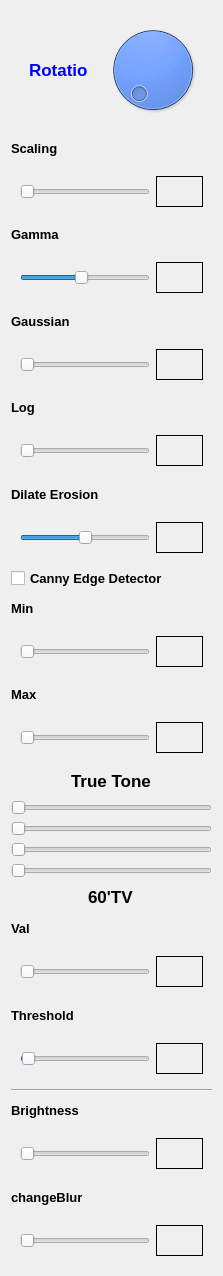
    <widget class="QWidget" name="scrollAreaWidgetContents">
     <property name="geometry">
      <rect>
       <x>0</x>
       <y>-577</y>
       <width>223</width>
       <height>1276</height>
      </rect>
     </property>
     <layout class="QVBoxLayout" name="verticalLayout">
      <item>
       <widget class="QWidget" name="widget" native="true">
        <layout class="QHBoxLayout" name="horizontalLayout">
         <item alignment="Qt::AlignHCenter">
          <widget class="QLabel" name="label_rotatio">
           <property name="font">
            <font>
             <family>MS Sans Serif</family>
             <pointsize>13</pointsize>
             <weight>75</weight>
             <italic>false</italic>
             <bold>true</bold>
             <underline>false</underline>
            </font>
           </property>
           <property name="styleSheet">
            <string notr="true">color: blue;</string>
           </property>
           <property name="text">
            <string>Rotatio</string>
           </property>
          </widget>
         </item>
         <item>
          <widget class="QDial" name="dial_rotatio">
           <property name="styleSheet">
            <string notr="true">background-color:rgb(82, 137, 255)</string>
           </property>
          </widget>
         </item>
        </layout>
       </widget>
      </item>
      <item>
       <widget class="QLabel" name="label_scaling">
        <property name="font">
         <font>
          <family>MS Sans Serif</family>
          <pointsize>10</pointsize>
          <weight>75</weight>
          <italic>false</italic>
          <bold>true</bold>
          <underline>false</underline>
         </font>
        </property>
        <property name="text">
         <string>Scaling</string>
        </property>
       </widget>
      </item>
      <item>
       <widget class="QWidget" name="widget_2" native="true">
        <property name="styleSheet">
         <string notr="true"/>
        </property>
        <layout class="QHBoxLayout" name="horizontalLayout_2">
         <item>
          <widget class="QSlider" name="slider_scaling">
           <property name="minimum">
            <number>1</number>
           </property>
           <property name="maximum">
            <number>9</number>
           </property>
           <property name="singleStep">
            <number>1</number>
           </property>
           <property name="value">
            <number>1</number>
           </property>
           <property name="orientation">
            <enum>Qt::Horizontal</enum>
           </property>
          </widget>
         </item>
         <item>
          <widget class="QLabel" name="value_scaling">
           <property name="styleSheet">
            <string notr="true">min-width:45px;
min-height:29px;</string>
           </property>
           <property name="frameShape">
            <enum>QFrame::Box</enum>
           </property>
           <property name="text">
            <string/>
           </property>
           <property name="alignment">
            <set>Qt::AlignCenter</set>
           </property>
          </widget>
         </item>
        </layout>
       </widget>
      </item>
      <item>
       <widget class="QLabel" name="label_gamma">
        <property name="font">
         <font>
          <family>MS Sans Serif</family>
          <pointsize>10</pointsize>
          <weight>75</weight>
          <italic>false</italic>
          <bold>true</bold>
          <underline>false</underline>
         </font>
        </property>
        <property name="text">
         <string>Gamma</string>
        </property>
       </widget>
      </item>
      <item>
       <widget class="QWidget" name="widget_3" native="true">
        <layout class="QHBoxLayout" name="horizontalLayout_3">
         <item>
          <widget class="QSlider" name="slider_gamma">
           <property name="minimum">
            <number>1</number>
           </property>
           <property name="maximum">
            <number>20</number>
           </property>
           <property name="singleStep">
            <number>2</number>
           </property>
           <property name="value">
            <number>10</number>
           </property>
           <property name="orientation">
            <enum>Qt::Horizontal</enum>
           </property>
          </widget>
         </item>
         <item>
          <widget class="QLabel" name="value_gamma">
           <property name="styleSheet">
            <string notr="true">min-width:45px;
min-height:29px;</string>
           </property>
           <property name="frameShape">
            <enum>QFrame::Box</enum>
           </property>
           <property name="text">
            <string/>
           </property>
           <property name="alignment">
            <set>Qt::AlignCenter</set>
           </property>
          </widget>
         </item>
        </layout>
       </widget>
      </item>
      <item>
       <widget class="QLabel" name="label_gaussian">
        <property name="font">
         <font>
          <family>MS Sans Serif</family>
          <pointsize>10</pointsize>
          <weight>75</weight>
          <italic>false</italic>
          <bold>true</bold>
          <underline>false</underline>
         </font>
        </property>
        <property name="text">
         <string>Gaussian</string>
        </property>
       </widget>
      </item>
      <item>
       <widget class="QWidget" name="widget_4" native="true">
        <layout class="QHBoxLayout" name="horizontalLayout_4">
         <item>
          <widget class="QSlider" name="slider_gaussian">
           <property name="minimum">
            <number>0</number>
           </property>
           <property name="maximum">
            <number>100</number>
           </property>
           <property name="value">
            <number>0</number>
           </property>
           <property name="orientation">
            <enum>Qt::Horizontal</enum>
           </property>
          </widget>
         </item>
         <item>
          <widget class="QLabel" name="value_gaussian">
           <property name="styleSheet">
            <string notr="true">min-width:45px;
min-height:29px;</string>
           </property>
           <property name="frameShape">
            <enum>QFrame::Box</enum>
           </property>
           <property name="text">
            <string/>
           </property>
           <property name="alignment">
            <set>Qt::AlignCenter</set>
           </property>
          </widget>
         </item>
        </layout>
       </widget>
      </item>
      <item>
       <widget class="QLabel" name="label_log">
        <property name="font">
         <font>
          <family>MS Sans Serif</family>
          <pointsize>10</pointsize>
          <weight>75</weight>
          <italic>false</italic>
          <bold>true</bold>
          <underline>false</underline>
         </font>
        </property>
        <property name="text">
         <string>Log</string>
        </property>
       </widget>
      </item>
      <item>
       <widget class="QWidget" name="widget_5" native="true">
        <layout class="QHBoxLayout" name="horizontalLayout_5">
         <item>
          <widget class="QSlider" name="slider_log">
           <property name="minimum">
            <number>0</number>
           </property>
           <property name="maximum">
            <number>9</number>
           </property>
           <property name="value">
            <number>0</number>
           </property>
           <property name="orientation">
            <enum>Qt::Horizontal</enum>
           </property>
          </widget>
         </item>
         <item>
          <widget class="QLabel" name="value_log">
           <property name="styleSheet">
            <string notr="true">min-width:45px;
min-height:29px;</string>
           </property>
           <property name="frameShape">
            <enum>QFrame::Box</enum>
           </property>
           <property name="text">
            <string/>
           </property>
           <property name="alignment">
            <set>Qt::AlignCenter</set>
           </property>
          </widget>
         </item>
        </layout>
       </widget>
      </item>
      <item>
       <widget class="QLabel" name="label_dilate_erosion">
        <property name="font">
         <font>
          <family>MS Sans Serif</family>
          <pointsize>10</pointsize>
          <weight>75</weight>
          <italic>false</italic>
          <bold>true</bold>
          <underline>false</underline>
         </font>
        </property>
        <property name="text">
         <string>Dilate Erosion</string>
        </property>
       </widget>
      </item>
      <item>
       <widget class="QWidget" name="widget_6" native="true">
        <layout class="QHBoxLayout" name="horizontalLayout_6">
         <item>
          <widget class="QSlider" name="slider_dilate_erosior">
           <property name="minimum">
            <number>-9</number>
           </property>
           <property name="maximum">
            <number>9</number>
           </property>
           <property name="value">
            <number>0</number>
           </property>
           <property name="orientation">
            <enum>Qt::Horizontal</enum>
           </property>
          </widget>
         </item>
         <item>
          <widget class="QLabel" name="value_dilate_erosion">
           <property name="styleSheet">
            <string notr="true">min-width:45px;
min-height:29px;</string>
           </property>
           <property name="frameShape">
            <enum>QFrame::Box</enum>
           </property>
           <property name="text">
            <string/>
           </property>
           <property name="alignment">
            <set>Qt::AlignCenter</set>
           </property>
          </widget>
         </item>
        </layout>
       </widget>
      </item>
      <item>
       <widget class="QCheckBox" name="cb_canny_edge_detector">
        <property name="font">
         <font>
          <family>MS Sans Serif</family>
          <pointsize>10</pointsize>
          <weight>75</weight>
          <bold>true</bold>
         </font>
        </property>
        <property name="text">
         <string>Canny Edge Detector</string>
        </property>
       </widget>
      </item>
      <item>
       <widget class="QLabel" name="lb_min">
        <property name="font">
         <font>
          <family>MS Sans Serif</family>
          <pointsize>10</pointsize>
          <weight>75</weight>
          <italic>false</italic>
          <bold>true</bold>
          <underline>false</underline>
         </font>
        </property>
        <property name="text">
         <string>Min</string>
        </property>
       </widget>
      </item>
      <item>
       <widget class="QWidget" name="widget_13" native="true">
        <layout class="QHBoxLayout" name="horizontalLayout_19">
         <item>
          <widget class="QSlider" name="slider_min">
           <property name="minimum">
            <number>1</number>
           </property>
           <property name="value">
            <number>1</number>
           </property>
           <property name="orientation">
            <enum>Qt::Horizontal</enum>
           </property>
          </widget>
         </item>
         <item>
          <widget class="QLabel" name="value_min">
           <property name="styleSheet">
            <string notr="true">min-width:45px;
min-height:29px;</string>
           </property>
           <property name="frameShape">
            <enum>QFrame::Box</enum>
           </property>
           <property name="text">
            <string/>
           </property>
           <property name="alignment">
            <set>Qt::AlignCenter</set>
           </property>
          </widget>
         </item>
        </layout>
       </widget>
      </item>
      <item>
       <widget class="QLabel" name="lb_max">
        <property name="font">
         <font>
          <family>MS Sans Serif</family>
          <pointsize>10</pointsize>
          <weight>75</weight>
          <italic>false</italic>
          <bold>true</bold>
          <underline>false</underline>
         </font>
        </property>
        <property name="text">
         <string>Max</string>
        </property>
       </widget>
      </item>
      <item>
       <widget class="QWidget" name="widget_20" native="true">
        <layout class="QHBoxLayout" name="horizontalLayout_20">
         <item>
          <widget class="QSlider" name="slider_max">
           <property name="minimum">
            <number>1</number>
           </property>
           <property name="value">
            <number>1</number>
           </property>
           <property name="orientation">
            <enum>Qt::Horizontal</enum>
           </property>
          </widget>
         </item>
         <item>
          <widget class="QLabel" name="value_max">
           <property name="styleSheet">
            <string notr="true">min-width:45px;
min-height:29px;</string>
           </property>
           <property name="frameShape">
            <enum>QFrame::Box</enum>
           </property>
           <property name="text">
            <string/>
           </property>
           <property name="alignment">
            <set>Qt::AlignCenter</set>
           </property>
          </widget>
         </item>
        </layout>
       </widget>
      </item>
      <item alignment="Qt::AlignHCenter">
       <widget class="QLabel" name="processed_label_10">
        <property name="font">
         <font>
          <family>MS Sans Serif</family>
          <pointsize>13</pointsize>
          <weight>75</weight>
          <italic>false</italic>
          <bold>true</bold>
          <underline>false</underline>
         </font>
        </property>
        <property name="text">
         <string>True Tone</string>
        </property>
       </widget>
      </item>
      <item>
       <widget class="QSlider" name="slider_true_tone_1">
        <property name="minimum">
         <number>0</number>
        </property>
        <property name="maximum">
         <number>3000</number>
        </property>
        <property name="value">
         <number>0</number>
        </property>
        <property name="orientation">
         <enum>Qt::Horizontal</enum>
        </property>
       </widget>
      </item>
      <item>
       <widget class="QSlider" name="slider_true_tone_2">
        <property name="minimum">
         <number>0</number>
        </property>
        <property name="maximum">
         <number>3</number>
        </property>
        <property name="pageStep">
         <number>10</number>
        </property>
        <property name="value">
         <number>0</number>
        </property>
        <property name="orientation">
         <enum>Qt::Horizontal</enum>
        </property>
       </widget>
      </item>
      <item>
       <widget class="QSlider" name="slider_true_tone_3">
        <property name="minimum">
         <number>0</number>
        </property>
        <property name="maximum">
         <number>3</number>
        </property>
        <property name="pageStep">
         <number>10</number>
        </property>
        <property name="value">
         <number>0</number>
        </property>
        <property name="orientation">
         <enum>Qt::Horizontal</enum>
        </property>
       </widget>
      </item>
      <item>
       <widget class="QSlider" name="slider_true_tone_4">
        <property name="minimum">
         <number>0</number>
        </property>
        <property name="maximum">
         <number>10</number>
        </property>
        <property name="value">
         <number>0</number>
        </property>
        <property name="orientation">
         <enum>Qt::Horizontal</enum>
        </property>
       </widget>
      </item>
      <item alignment="Qt::AlignHCenter">
       <widget class="QLabel" name="processed_label_11">
        <property name="font">
         <font>
          <family>MS Sans Serif</family>
          <pointsize>13</pointsize>
          <weight>75</weight>
          <italic>false</italic>
          <bold>true</bold>
          <underline>false</underline>
         </font>
        </property>
        <property name="text">
         <string>60'TV</string>
        </property>
       </widget>
      </item>
      <item>
       <widget class="QLabel" name="processed_label_12">
        <property name="font">
         <font>
          <family>MS Sans Serif</family>
          <pointsize>10</pointsize>
          <weight>75</weight>
          <italic>false</italic>
          <bold>true</bold>
          <underline>false</underline>
         </font>
        </property>
        <property name="text">
         <string>Val</string>
        </property>
       </widget>
      </item>
      <item>
       <widget class="QWidget" name="widget_21" native="true">
        <layout class="QHBoxLayout" name="horizontalLayout_21">
         <item>
          <widget class="QSlider" name="slider_60tv_val">
           <property name="minimum">
            <number>0</number>
           </property>
           <property name="maximum">
            <number>255</number>
           </property>
           <property name="value">
            <number>1</number>
           </property>
           <property name="orientation">
            <enum>Qt::Horizontal</enum>
           </property>
          </widget>
         </item>
         <item>
          <widget class="QLabel" name="value_val">
           <property name="styleSheet">
            <string notr="true">min-width:45px;
min-height:29px;</string>
           </property>
           <property name="frameShape">
            <enum>QFrame::Box</enum>
           </property>
           <property name="text">
            <string/>
           </property>
           <property name="alignment">
            <set>Qt::AlignCenter</set>
           </property>
          </widget>
         </item>
        </layout>
       </widget>
      </item>
      <item>
       <widget class="QLabel" name="processed_label_13">
        <property name="font">
         <font>
          <family>MS Sans Serif</family>
          <pointsize>10</pointsize>
          <weight>75</weight>
          <italic>false</italic>
          <bold>true</bold>
          <underline>false</underline>
         </font>
        </property>
        <property name="text">
         <string>Threshold</string>
        </property>
       </widget>
      </item>
      <item>
       <widget class="QWidget" name="widget_22" native="true">
        <layout class="QHBoxLayout" name="horizontalLayout_22">
         <item>
          <widget class="QSlider" name="slider_60tv_threshold">
           <property name="minimum">
            <number>0</number>
           </property>
           <property name="maximum">
            <number>99</number>
           </property>
           <property name="value">
            <number>1</number>
           </property>
           <property name="orientation">
            <enum>Qt::Horizontal</enum>
           </property>
          </widget>
         </item>
         <item>
          <widget class="QLabel" name="value_threshold">
           <property name="styleSheet">
            <string notr="true">min-width:45px;
min-height:29px;</string>
           </property>
           <property name="frameShape">
            <enum>QFrame::Box</enum>
           </property>
           <property name="text">
            <string/>
           </property>
           <property name="alignment">
            <set>Qt::AlignCenter</set>
           </property>
          </widget>
         </item>
        </layout>
       </widget>
      </item>
      <item>
       <widget class="Line" name="line">
        <property name="orientation">
         <enum>Qt::Horizontal</enum>
        </property>
       </widget>
      </item>
      <item>
       <widget class="QLabel" name="label_dilate_erosion_4">
        <property name="font">
         <font>
          <family>MS Sans Serif</family>
          <pointsize>10</pointsize>
          <weight>75</weight>
          <italic>false</italic>
          <bold>true</bold>
          <underline>false</underline>
         </font>
        </property>
        <property name="text">
         <string>Brightness</string>
        </property>
       </widget>
      </item>
      <item>
       <widget class="QWidget" name="widget_23" native="true">
        <layout class="QHBoxLayout" name="horizontalLayout_23">
         <item>
          <widget class="QSlider" name="slider_brightness">
           <property name="minimum">
            <number>0</number>
           </property>
           <property name="value">
            <number>0</number>
           </property>
           <property name="orientation">
            <enum>Qt::Horizontal</enum>
           </property>
          </widget>
         </item>
         <item>
          <widget class="QLabel" name="value_brightness">
           <property name="styleSheet">
            <string notr="true">min-width:45px;
min-height:29px;</string>
           </property>
           <property name="frameShape">
            <enum>QFrame::Box</enum>
           </property>
           <property name="text">
            <string/>
           </property>
           <property name="alignment">
            <set>Qt::AlignCenter</set>
           </property>
          </widget>
         </item>
        </layout>
       </widget>
      </item>
      <item>
       <widget class="QLabel" name="label_dilate_erosion_5">
        <property name="font">
         <font>
          <family>MS Sans Serif</family>
          <pointsize>10</pointsize>
          <weight>75</weight>
          <italic>false</italic>
          <bold>true</bold>
          <underline>false</underline>
         </font>
        </property>
        <property name="text">
         <string>changeBlur</string>
        </property>
       </widget>
      </item>
      <item>
       <widget class="QWidget" name="widget_24" native="true">
        <layout class="QHBoxLayout" name="horizontalLayout_24">
         <item>
          <widget class="QSlider" name="slider_changeBlur">
           <property name="minimum">
            <number>0</number>
           </property>
           <property name="value">
            <number>0</number>
           </property>
           <property name="orientation">
            <enum>Qt::Horizontal</enum>
           </property>
          </widget>
         </item>
         <item>
          <widget class="QLabel" name="value_changeBlur">
           <property name="styleSheet">
            <string notr="true">min-width:45px;
min-height:29px;</string>
           </property>
           <property name="frameShape">
            <enum>QFrame::Box</enum>
           </property>
           <property name="text">
            <string/>
           </property>
           <property name="alignment">
            <set>Qt::AlignCenter</set>
           </property>
          </widget>
         </item>
        </layout>
       </widget>
      </item>
     </layout>
    </widget>
